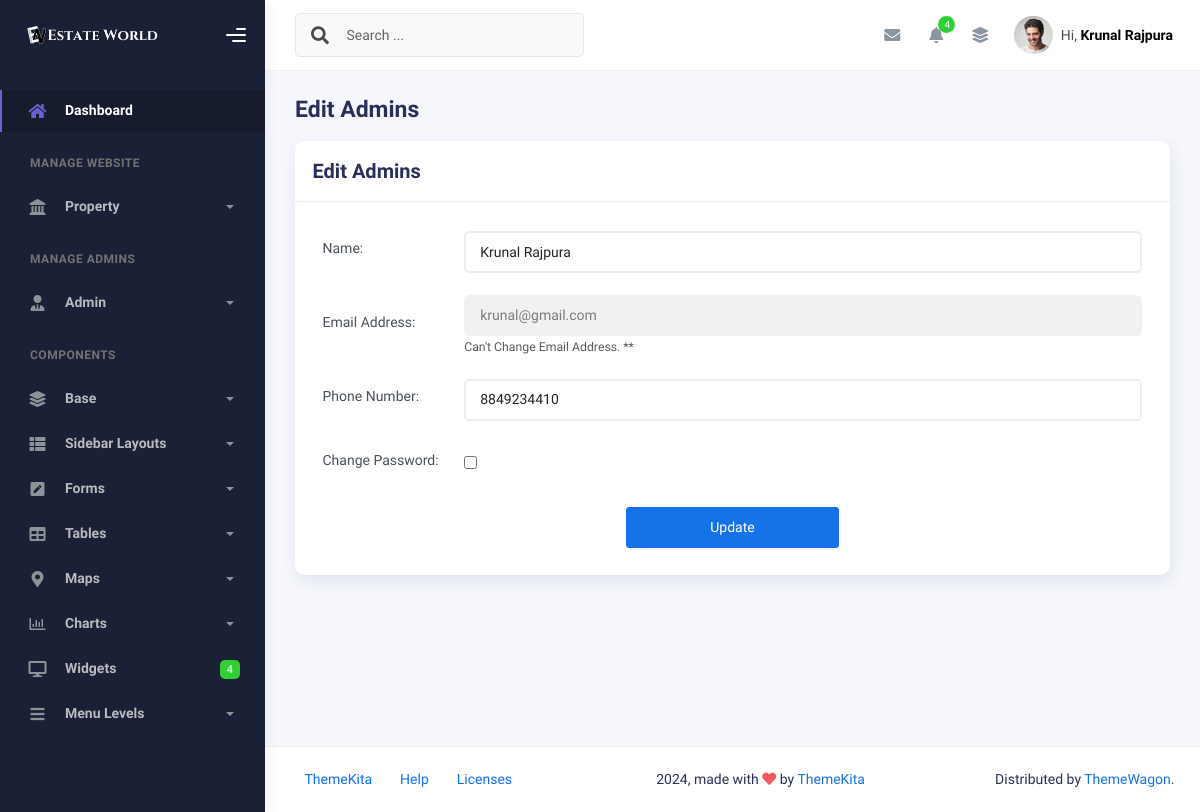
Before: /admin-panel/main-php/admin_edit.php?id=2&email=krunal@gmail.com (signed in) with the older database file.
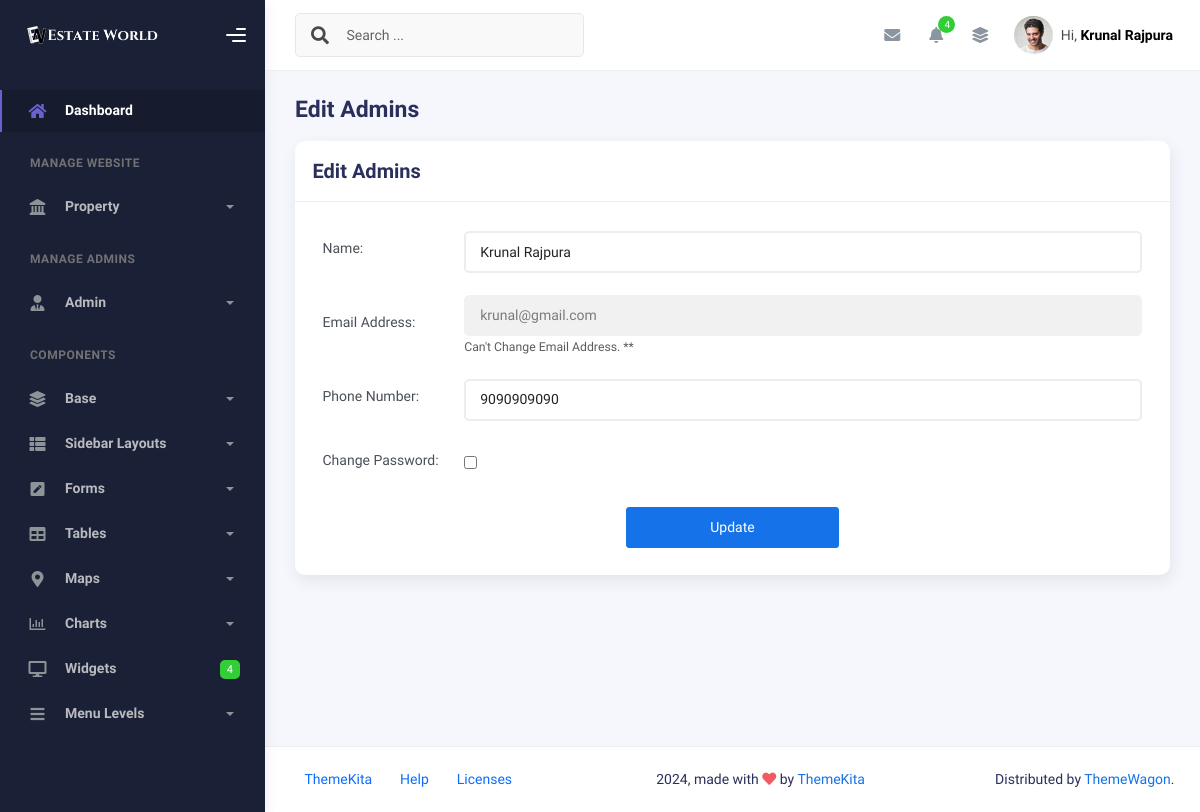
After: the same page with the newer database file.
### tables this page shows
CREATE TABLE `alogin` (
  `a_id` int(11) NOT NULL,
  `a_name` varchar(255) NOT NULL,
  `a_email` varchar(255) NOT NULL,
  `a_number` varchar(20) DEFAULT NULL,
  `a_pass` varchar(255) NOT NULL,
  `created_at` timestamp NOT NULL DEFAULT current_timestamp(),
  `updated_at` timestamp NOT NULL DEFAULT current_timestamp() ON UPDATE current_timestamp()
);

### function/function.php (called while the page is built, shortened)
<?php
function fetchData($conn, $tableName, $columns = '*', $where = '', $values = [])
{
    $sql = "SELECT $columns FROM $tableName";
    if ($where != '') {
        $sql .= " WHERE $where";
    }
    $stmt = $conn->prepare($sql);
    if (!empty($values)) {
        $types = '';
        foreach ($values as $value) {
            if (is_int($value)) {
                $types .= 'i';
            } elseif (is_float($value)) {
                $types .= 'd';
            } elseif (is_string($value)) {
                $types .= 's';
            } else {
                $types .= 'b';
            }
        }
        $stmt->bind_param($types, ...$values);
    }
    if ($stmt->execute()) {
        $result = $stmt->get_result();
        $data = [];
        while ($row = $result->fetch_assoc()) {
            $data[] = $row;
        }
    } else {
        die("Execute failed: " . $stmt->error);
    }
    return $data;
}
?>

### admin-panel/main-php/admin_edit.php (the view, shortened to what the changed rows need)
<?php include '../../globalvar/globalvariable.php'; ?>
<?php include  $connToPan . 'config.php'; ?>
<?php include  $mphpToInc . 'header.php'; ?>
<?php include  $mphpToInc . 'sidebar.php'; ?>
<?php include  $funToPan . 'function.php'; ?>
<?php include  $mphpToInc . 'navbar.php'; ?>
<?php
$id = $_GET['id'];
$email = $_GET['email'];
?>
<div class="container">
    <div class="page-inner">
        <div class="row">
            <div class="col-md-12">
                <div class="card">
                    <div class="card-body">
                        <div class="row">
                            <div class="col-md-6 col-lg-12">
                                <form method="POST" action="<?php $_PHP_SELF ?>">
                                    <?php
                                    $tableName = 'alogin';
                                    $columns = '*';
                                    $where = 'a_id = ? AND a_email = ?';
                                    $values = [$id, $email];
                                    $data = fetchData($conn, $tableName, $columns, $where, $values);
                                    foreach ($data as $row) {
                                    ?>
                                        <div class="form-group row align-items-center">
                                            <label for="name" class="col-sm-2 col-form-label">Name:</label>
                                            <div class="col-sm-10">
                                                <input type="text" class="form-control" name="name" id="name" placeholder="Enter Name" value="<?php echo $row['a_name']; ?>" required />
                                            </div>
                                        </div>
                                        <div class="form-group row align-items-center">
                                            <label for="email" class="col-sm-2 col-form-label">Email Address:</label>
                                            <div class="col-sm-10">
                                                <input type="email" title="Cant Change the Email !!!" class="form-control" name="email" id="email" placeholder="Enter Email" value="<?php echo $row['a_email']; ?>" required disabled />
                                                <small id="emailHelp" class="form-text text-muted">Can't Change Email Address. **</small>
                                            </div>
                                        </div>
                                        <div class="form-group row align-items-center">
                                            <label for="phone" class="col-sm-2 col-form-label">Phone Number:</label>
                                            <div class="col-sm-10">
                                                <input type="tel" class="form-control" name="phone" id="phone" placeholder="Enter Phone Number" value="<?php echo $row['a_number']; ?>" required />
                                            </div>
                                        </div>
                                        <div class="form-group row align-items-center">
                                            <label for="changePassword" class="col-sm-2 col-form-label">Change Password:</label>
                                            <div class="col-sm-10">
                                                <input type="checkbox" id="changePassword" name="changePassword" title="Check for the Chnaging the Password." onclick="togglePasswordFields()">
                                            </div>
                                        </div>
                                        <div class="form-group row align-item-center justify-content-center">
                                            <button type="submit" name="update" class="btn btn-primary col-sm-3">Update</button>
                                        </div>
                                    <?php } ?>
                                </form>
                            </div>
                        </div>
                    </div>
                </div>
            </div>
        </div>
    </div>
</div>
<?php include  $mphpToInc . 'footer.php'; ?>
<?php include  $mphpToInc . 'endlinks.php'; ?>

### admin-panel/includes/navbar.php (shortened to what the changed rows need)
<div class="main-panel">
  <div class="main-header">
    <nav class="navbar navbar-header navbar-header-transparent navbar-expand-lg border-bottom">
      <div class="container-fluid">
        <ul class="navbar-nav topbar-nav ms-md-auto align-items-center">
          <li class="nav-item topbar-user dropdown hidden-caret">
            <a class="dropdown-toggle profile-pic" data-bs-toggle="dropdown" href="#" aria-expanded="false">
              <span class="profile-username">
                <span class="op-7">Hi,</span>
                <?php
                $where = 'a_email = ?';
                $values = [$_SESSION['aemail']];
                $data = fetchData($conn, 'alogin', '*', $where, $values);
                foreach ($data as $row) {
                ?>
                  <span class="fw-bold"><?php echo $row['a_name']; ?></span>
                <?php } ?>
              </span>
            </a>
          </li>
        </ul>
      </div>
    </nav>
  </div>

Changed rows visible on the page:
changed alogin "Krunal Rajpura": phone "8849234410" → "9090909090"
